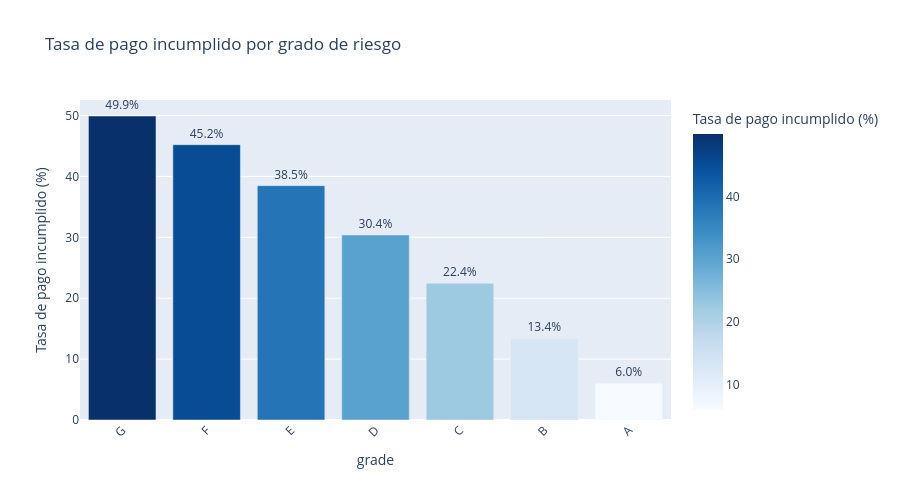

Notebook cell for this chart:
### Markdown cell above
### **Relacion entre tipo de tenencia de hogar y cumplimiento de credito**

### Code cell
tasa = df_va.groupby('grade')['default'].mean().mul(100).round(2).sort_values(ascending=False).reset_index()
tasa.columns = ['grade', 'Tasa de pago incumplido (%)']

fig = px.bar(
    tasa,
    x='grade',
    y='Tasa de pago incumplido (%)',
    title='Tasa de pago incumplido por grado de riesgo',
    color='Tasa de pago incumplido (%)',
    color_continuous_scale='Blues',
    text='Tasa de pago incumplido (%)'
)

fig.update_traces(texttemplate='%{text:.1f}%', textposition='outside')
fig.update_layout(xaxis_tickangle=-45, width=900, height=500)
fig.show()

### Figure 1 — Plotly figure (JSON) as saved in the notebook; plotly's stock layout.template omitted (floating-point values rounded to 4 significant figures)
{"data": [{"hovertemplate": "grade=%{x}<br>Tasa de pago incumplido (%)=%{marker.color}<extra></extra>", "legendgroup": "", "marker": {"color": [49.92, 45.21, 38.48, 30.38, 22.44, 13.39, 6.04], "coloraxis": "coloraxis", "pattern": {"shape": ""}}, "name": "", "orientation": "v", "showlegend": false, "text": [49.92, 45.21, 38.48, 30.38, 22.44, 13.39, 6.04], "textposition": "outside", "texttemplate": "%{text:.1f}%", "type": "bar", "x": ["G", "F", "E", "D", "C", "B", "A"], "xaxis": "x", "y": [49.92, 45.21, 38.48, 30.38, 22.44, 13.39, 6.04], "yaxis": "y"}], "layout": {"barmode": "relative", "coloraxis": {"colorbar": {"title": {"text": "Tasa de pago incumplido (%)"}}, "colorscale": [[0, "rgb(247,251,255)"], [0.125, "rgb(222,235,247)"], [0.25, "rgb(198,219,239)"], [0.375, "rgb(158,202,225)"], [0.5, "rgb(107,174,214)"], [0.625, "rgb(66,146,198)"], [0.75, "rgb(33,113,181)"], [0.875, "rgb(8,81,156)"], [1, "rgb(8,48,107)"]]}, "height": 500, "legend": {"tracegroupgap": 0}, "title": {"text": "Tasa de pago incumplido por grado de riesgo"}, "width": 900, "xaxis": {"anchor": "y", "domain": [0, 1], "tickangle": -45, "title": {"text": "grade"}}, "yaxis": {"anchor": "x", "domain": [0, 1], "title": {"text": "Tasa de pago incumplido (%)"}}}}
